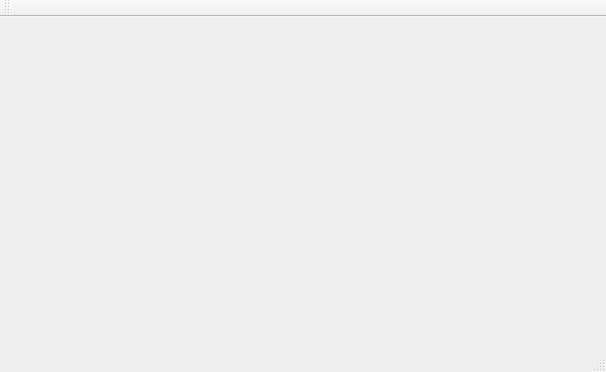
<?xml version="1.0" encoding="UTF-8"?>
<ui version="4.0">
 <class>MainWindow</class>
 <widget class="QMainWindow" name="MainWindow">
  <property name="geometry">
   <rect>
    <x>0</x>
    <y>0</y>
    <width>606</width>
    <height>372</height>
   </rect>
  </property>
  <property name="windowTitle">
   <string>MainWindow</string>
  </property>
  <widget class="QWidget" name="centralWidget"/>
  <widget class="QMenuBar" name="menuBar">
   <property name="geometry">
    <rect>
     <x>0</x>
     <y>0</y>
     <width>606</width>
     <height>21</height>
    </rect>
   </property>
  </widget>
  <widget class="QToolBar" name="mainToolBar">
   <attribute name="toolBarArea">
    <enum>TopToolBarArea</enum>
   </attribute>
   <attribute name="toolBarBreak">
    <bool>false</bool>
   </attribute>
  </widget>
  <widget class="QStatusBar" name="statusBar"/>
 </widget>
 <layoutdefault spacing="6" margin="11"/>
 <resources/>
 <connections/>
</ui>
